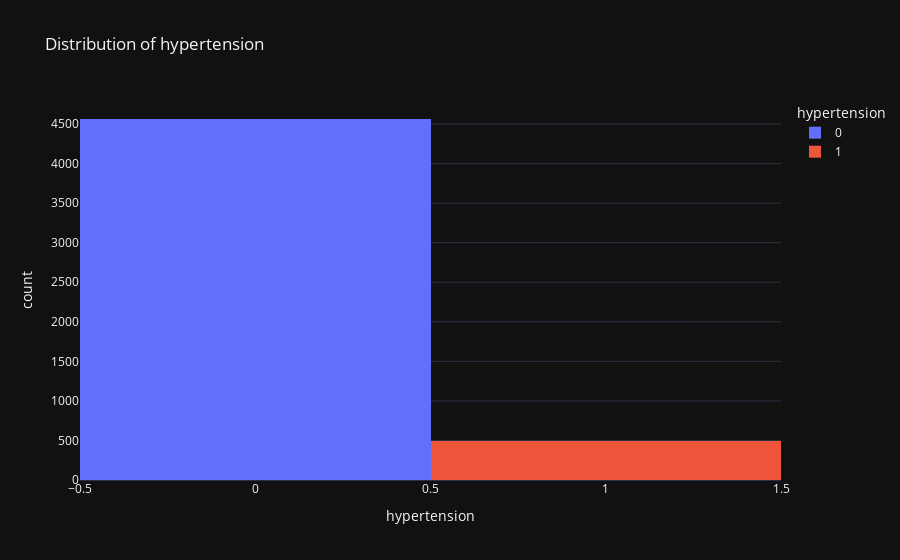
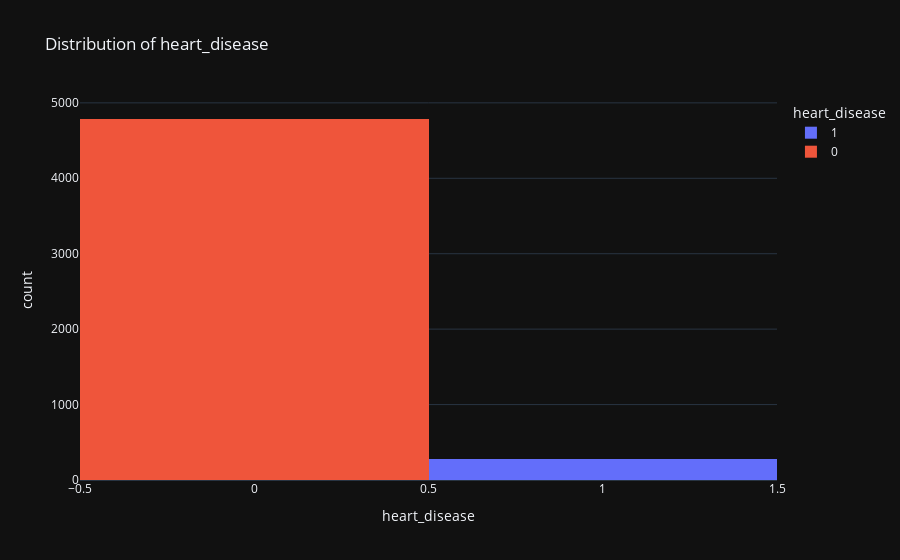
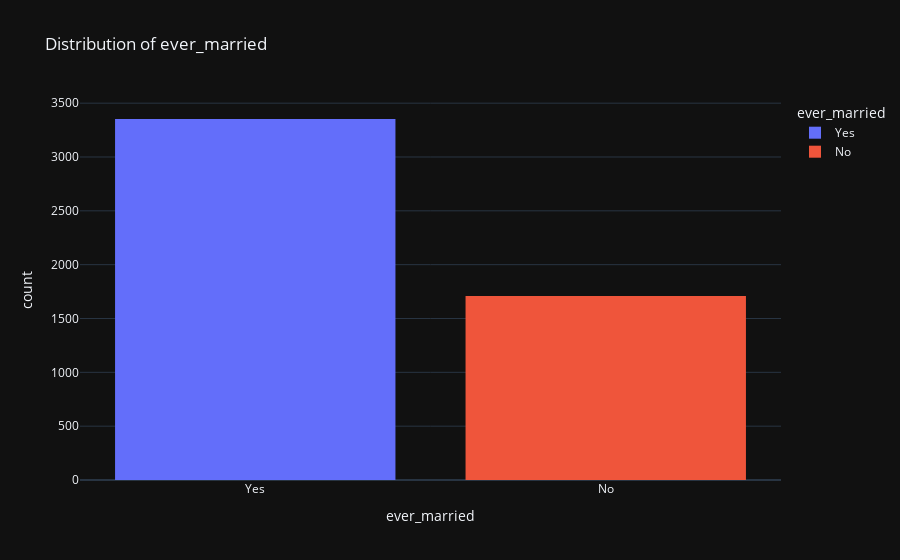
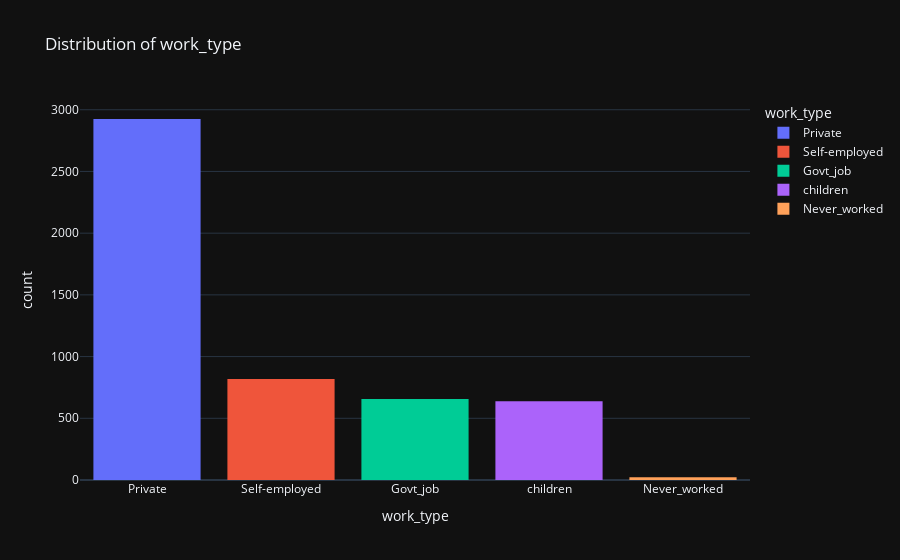

Write notebook code for charts like these, in order.
### Code cell
# Check for the distribution of the categorical columns
for col in cat_cols:
   fig =  px.histogram(stroke, x=col, title=f'Distribution of {col}', color=col, template='plotly_dark')
   fig.show()

### Figure 1 — Plotly figure (JSON) as saved in the notebook; plotly's stock layout.template omitted (floating-point values rounded to 4 significant figures; data arrays with more than 128 entries replaced by an {"elided": "..."} marker saying what was removed)
{"data": [{"alignmentgroup": "True", "bingroup": "x", "hovertemplate": "hypertension=%{x}<br>count=%{y}<extra></extra>", "legendgroup": "0", "marker": {"color": "#636efa", "pattern": {"shape": ""}}, "name": "0", "offsetgroup": "0", "orientation": "v", "showlegend": true, "type": "histogram", "x": {"elided": "4564 int values"}, "xaxis": "x", "yaxis": "y"}, {"alignmentgroup": "True", "bingroup": "x", "hovertemplate": "hypertension=%{x}<br>count=%{y}<extra></extra>", "legendgroup": "1", "marker": {"color": "#EF553B", "pattern": {"shape": ""}}, "name": "1", "offsetgroup": "1", "orientation": "v", "showlegend": true, "type": "histogram", "x": {"elided": "498 int values"}, "xaxis": "x", "yaxis": "y"}], "layout": {"barmode": "relative", "legend": {"title": {"text": "hypertension"}, "tracegroupgap": 0}, "title": {"text": "Distribution of hypertension"}, "xaxis": {"anchor": "y", "categoryarray": [0, 1], "categoryorder": "array", "domain": [0, 1], "title": {"text": "hypertension"}}, "yaxis": {"anchor": "x", "domain": [0, 1], "title": {"text": "count"}}}}

### Figure 2 — Plotly figure (JSON) as saved in the notebook; plotly's stock layout.template omitted (floating-point values rounded to 4 significant figures; data arrays with more than 128 entries replaced by an {"elided": "..."} marker saying what was removed)
{"data": [{"alignmentgroup": "True", "bingroup": "x", "hovertemplate": "heart_disease=%{x}<br>count=%{y}<extra></extra>", "legendgroup": "1", "marker": {"color": "#636efa", "pattern": {"shape": ""}}, "name": "1", "offsetgroup": "1", "orientation": "v", "showlegend": true, "type": "histogram", "x": {"elided": "276 int values"}, "xaxis": "x", "yaxis": "y"}, {"alignmentgroup": "True", "bingroup": "x", "hovertemplate": "heart_disease=%{x}<br>count=%{y}<extra></extra>", "legendgroup": "0", "marker": {"color": "#EF553B", "pattern": {"shape": ""}}, "name": "0", "offsetgroup": "0", "orientation": "v", "showlegend": true, "type": "histogram", "x": {"elided": "4786 int values"}, "xaxis": "x", "yaxis": "y"}], "layout": {"barmode": "relative", "legend": {"title": {"text": "heart_disease"}, "tracegroupgap": 0}, "title": {"text": "Distribution of heart_disease"}, "xaxis": {"anchor": "y", "categoryarray": [1, 0], "categoryorder": "array", "domain": [0, 1], "title": {"text": "heart_disease"}}, "yaxis": {"anchor": "x", "domain": [0, 1], "title": {"text": "count"}}}}

### Figure 3 — Plotly figure (JSON) as saved in the notebook; plotly's stock layout.template omitted (floating-point values rounded to 4 significant figures; data arrays with more than 128 entries replaced by an {"elided": "..."} marker saying what was removed)
{"data": [{"alignmentgroup": "True", "bingroup": "x", "hovertemplate": "ever_married=%{x}<br>count=%{y}<extra></extra>", "legendgroup": "Yes", "marker": {"color": "#636efa", "pattern": {"shape": ""}}, "name": "Yes", "offsetgroup": "Yes", "orientation": "v", "showlegend": true, "type": "histogram", "x": {"elided": "3353 str values"}, "xaxis": "x", "yaxis": "y"}, {"alignmentgroup": "True", "bingroup": "x", "hovertemplate": "ever_married=%{x}<br>count=%{y}<extra></extra>", "legendgroup": "No", "marker": {"color": "#EF553B", "pattern": {"shape": ""}}, "name": "No", "offsetgroup": "No", "orientation": "v", "showlegend": true, "type": "histogram", "x": {"elided": "1709 str values"}, "xaxis": "x", "yaxis": "y"}], "layout": {"barmode": "relative", "legend": {"title": {"text": "ever_married"}, "tracegroupgap": 0}, "title": {"text": "Distribution of ever_married"}, "xaxis": {"anchor": "y", "categoryarray": ["Yes", "No"], "categoryorder": "array", "domain": [0, 1], "title": {"text": "ever_married"}}, "yaxis": {"anchor": "x", "domain": [0, 1], "title": {"text": "count"}}}}

### Figure 4 — Plotly figure (JSON) as saved in the notebook; plotly's stock layout.template omitted (floating-point values rounded to 4 significant figures; data arrays with more than 128 entries replaced by an {"elided": "..."} marker saying what was removed)
{"data": [{"alignmentgroup": "True", "bingroup": "x", "hovertemplate": "work_type=%{x}<br>count=%{y}<extra></extra>", "legendgroup": "Private", "marker": {"color": "#636efa", "pattern": {"shape": ""}}, "name": "Private", "offsetgroup": "Private", "orientation": "v", "showlegend": true, "type": "histogram", "x": {"elided": "2925 str values"}, "xaxis": "x", "yaxis": "y"}, {"alignmentgroup": "True", "bingroup": "x", "hovertemplate": "work_type=%{x}<br>count=%{y}<extra></extra>", "legendgroup": "Self-employed", "marker": {"color": "#EF553B", "pattern": {"shape": ""}}, "name": "Self-employed", "offsetgroup": "Self-employed", "orientation": "v", "showlegend": true, "type": "histogram", "x": {"elided": "819 str values"}, "xaxis": "x", "yaxis": "y"}, {"alignmentgroup": "True", "bingroup": "x", "hovertemplate": "work_type=%{x}<br>count=%{y}<extra></extra>", "legendgroup": "Govt_job", "marker": {"color": "#00cc96", "pattern": {"shape": ""}}, "name": "Govt_job", "offsetgroup": "Govt_job", "orientation": "v", "showlegend": true, "type": "histogram", "x": {"elided": "657 str values"}, "xaxis": "x", "yaxis": "y"}, {"alignmentgroup": "True", "bingroup": "x", "hovertemplate": "work_type=%{x}<br>count=%{y}<extra></extra>", "legendgroup": "children", "marker": {"color": "#ab63fa", "pattern": {"shape": ""}}, "name": "children", "offsetgroup": "children", "orientation": "v", "showlegend": true, "type": "histogram", "x": {"elided": "639 str values"}, "xaxis": "x", "yaxis": "y"}, {"alignmentgroup": "True", "bingroup": "x", "hovertemplate": "work_type=%{x}<br>count=%{y}<extra></extra>", "legendgroup": "Never_worked", "marker": {"color": "#FFA15A", "pattern": {"shape": ""}}, "name": "Never_worked", "offsetgroup": "Never_worked", "orientation": "v", "showlegend": true, "type": "histogram", "x": ["Never_worked", "Never_worked", "Never_worked", "Never_worked", "Never_worked", "Never_worked", "Never_worked", "Never_worked", "Never_worked", "Never_worked", "Never_worked", "Never_worked", "Never_worked", "Never_worked", "Never_worked", "Never_worked", "Never_worked", "Never_worked", "Never_worked", "Never_worked", "Never_worked", "Never_worked"], "xaxis": "x", "yaxis": "y"}], "layout": {"barmode": "relative", "legend": {"title": {"text": "work_type"}, "tracegroupgap": 0}, "title": {"text": "Distribution of work_type"}, "xaxis": {"anchor": "y", "categoryarray": ["Private", "Self-employed", "Govt_job", "children", "Never_worked"], "categoryorder": "array", "domain": [0, 1], "title": {"text": "work_type"}}, "yaxis": {"anchor": "x", "domain": [0, 1], "title": {"text": "count"}}}}
